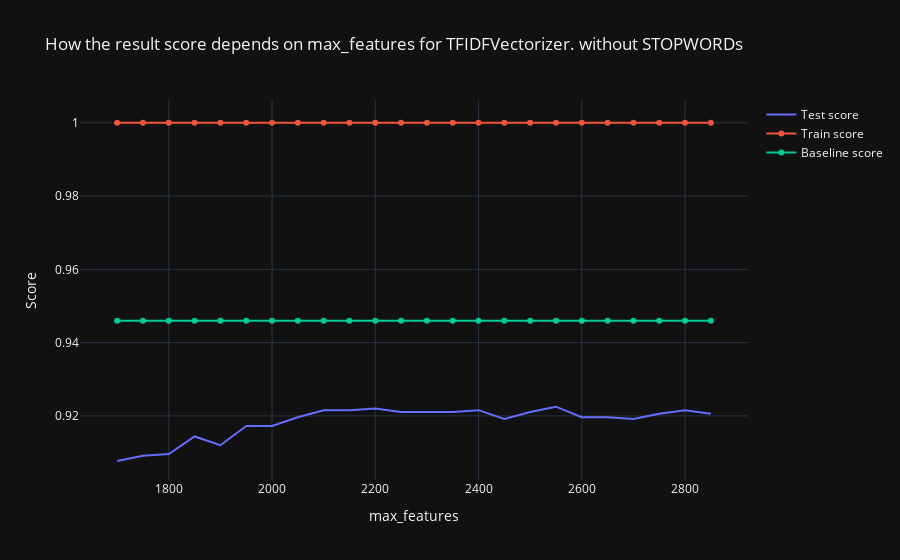

Source (notebook cell):
### Code cell
import plotly.graph_objects as go

fig = go.Figure()
fig.add_trace(go.Scatter(x=list(range(min_value,max_value, step_value)), y=score_test_lst,
                    mode='lines',
                    name='Test score'))
fig.add_trace(go.Scatter(x=list(range(min_value,max_value, step_value)), y=score_train_lst,
                    mode='lines+markers',
                    name='Train score'))
fig.add_trace(go.Scatter(x=list(range(min_value,max_value, step_value)), y=[base_line]*100,
                    mode='lines+markers',
                    name='Baseline score'))

fig.update_layout(title='How the result score depends on max_features for TFIDFVectorizer. without STOPWORDs',
                   xaxis_title='max_features',
                   yaxis_title='Score')
fig.show()

### Figure 1 — Plotly figure (JSON) as saved in the notebook; plotly's stock layout.template omitted (floating-point values rounded to 4 significant figures)
{"data": [{"mode": "lines", "name": "Test score", "x": [1700, 1750, 1800, 1850, 1900, 1950, 2000, 2050, 2100, 2150, 2200, 2250, 2300, 2350, 2400, 2450, 2500, 2550, 2600, 2650, 2700, 2750, 2800, 2850], "y": [0.9077, 0.9091, 0.9096, 0.9144, 0.912, 0.9173, 0.9173, 0.9197, 0.9216, 0.9216, 0.922, 0.9211, 0.9211, 0.9211, 0.9216, 0.9192, 0.9211, 0.9225, 0.9197, 0.9197, 0.9192, 0.9206, 0.9216, 0.9206], "type": "scatter"}, {"mode": "lines+markers", "name": "Train score", "x": [1700, 1750, 1800, 1850, 1900, 1950, 2000, 2050, 2100, 2150, 2200, 2250, 2300, 2350, 2400, 2450, 2500, 2550, 2600, 2650, 2700, 2750, 2800, 2850], "y": [1.0, 1.0, 1.0, 1.0, 1.0, 1.0, 1.0, 1.0, 1.0, 1.0, 1.0, 1.0, 1.0, 1.0, 1.0, 1.0, 1.0, 1.0, 1.0, 1.0, 1.0, 1.0, 1.0, 1.0], "type": "scatter"}, {"mode": "lines+markers", "name": "Baseline score", "x": [1700, 1750, 1800, 1850, 1900, 1950, 2000, 2050, 2100, 2150, 2200, 2250, 2300, 2350, 2400, 2450, 2500, 2550, 2600, 2650, 2700, 2750, 2800, 2850], "y": [0.946, 0.946, 0.946, 0.946, 0.946, 0.946, 0.946, 0.946, 0.946, 0.946, 0.946, 0.946, 0.946, 0.946, 0.946, 0.946, 0.946, 0.946, 0.946, 0.946, 0.946, 0.946, 0.946, 0.946, 0.946, 0.946, 0.946, 0.946, 0.946, 0.946, 0.946, 0.946, 0.946, 0.946, 0.946, 0.946, 0.946, 0.946, 0.946, 0.946, 0.946, 0.946, 0.946, 0.946, 0.946, 0.946, 0.946, 0.946, 0.946, 0.946, 0.946, 0.946, 0.946, 0.946, 0.946, 0.946, 0.946, 0.946, 0.946, 0.946, 0.946, 0.946, 0.946, 0.946, 0.946, 0.946, 0.946, 0.946, 0.946, 0.946, 0.946, 0.946, 0.946, 0.946, 0.946, 0.946, 0.946, 0.946, 0.946, 0.946, 0.946, 0.946, 0.946, 0.946, 0.946, 0.946, 0.946, 0.946, 0.946, 0.946, 0.946, 0.946, 0.946, 0.946, 0.946, 0.946, 0.946, 0.946, 0.946, 0.946], "type": "scatter"}], "layout": {"title": {"text": "How the result score depends on max_features for TFIDFVectorizer. without STOPWORDs"}, "xaxis": {"title": {"text": "max_features"}}, "yaxis": {"title": {"text": "Score"}}}}
